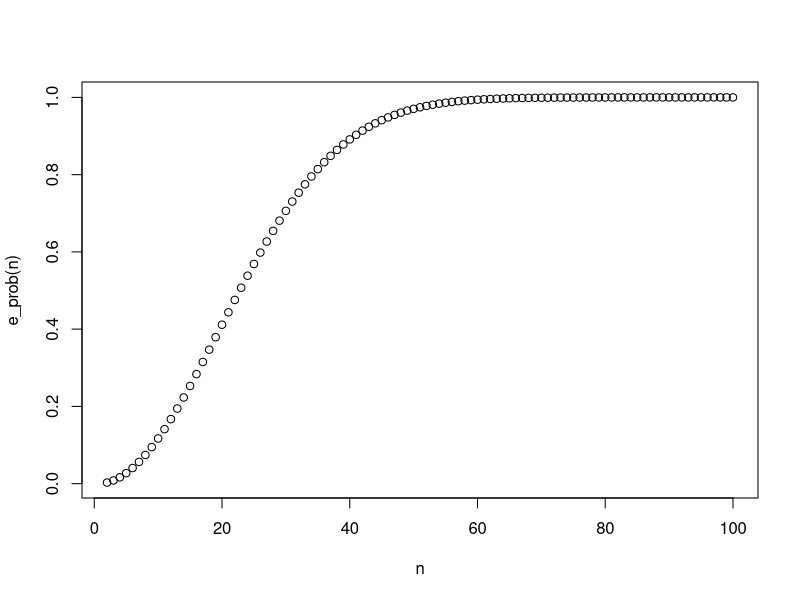
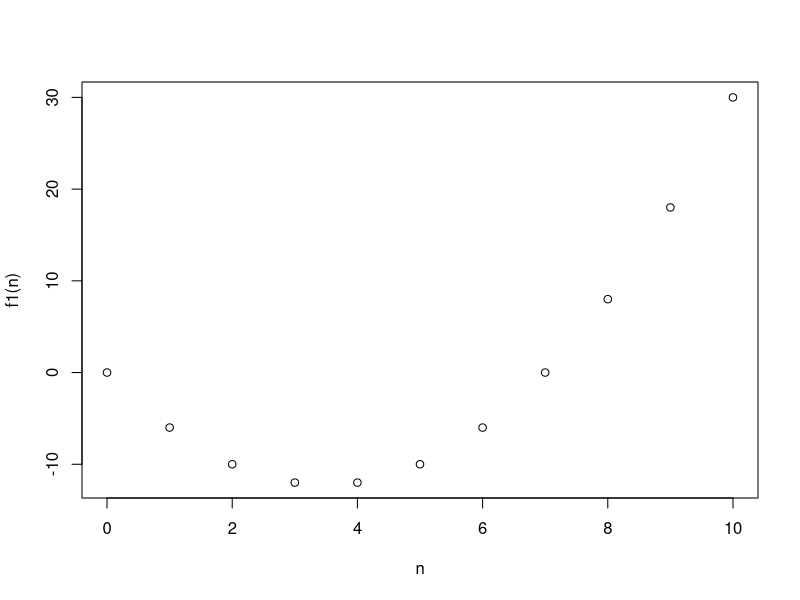

These charts were generated, in order, by the following R code:
#Q1
e_prob <- function(n)
{
  unique_prob <- 1-(choose(365,n)*factorial(n))/(365^n)
  return(unique_prob)
  
}
n<-c(2:100)
plot(n,e_prob(n))
for(i in 2:100)
{
  if(e_prob(i)>0.5)
  {
    print(i)
    break
  }
}

#Q2
n=c(0:10)
f1<-function(n)    #payoff function
{
  x<-(n*n)-7*n
  return(x)
}

f2<-function(n)    #pmf function
{
  y<-choose(10,n)*(0.4)^(10-n)*(0.6)^n
  return(y)
}
f3<-function(k)    #expectation function
{
  s<-0
  for(i in k)
  {
    s<-s+(f1(1)*f2(i))
  }
  return (s)
}
plot(n,f1(n))
print(f3(n))
a<-sample(0:10,10)
print(f3(a))